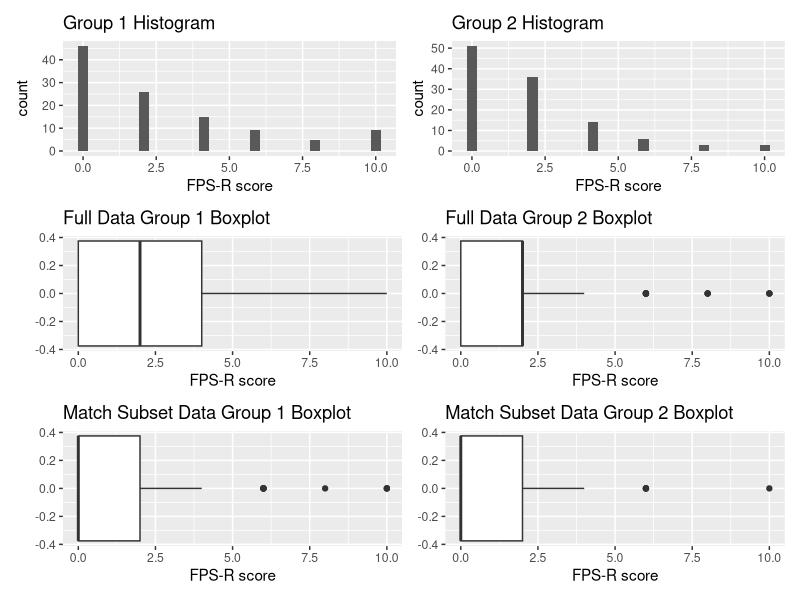

Here is the R script that generated this plot:
## ---- chunk 1
knitr::opts_chunk$set(echo = TRUE)
## ---- chunk 2
library("readxl")
library(tidyverse)

#Upload data
data = read_excel("data/Ametop-PE data(new-Alex)(1control 2study).xlsx")

#Remove withdrawn patients
data <- data[data$`Withdrawn after consent?` != "Yes", ]

#Remove unnecessary variables
data <- select(data, 
               -`Elective surgery requiring IV?`,
               -`ASA I or II?`,
               -`Aged 5-16?`,
               -`Any allergies to Ametop, Pain Ease, or Tagederm adhesive?`,
               -`Ametop placed at least 30min before estimated IV start time?`,
               -`Receiving sedative pre-medication / anxiolytics?`,
               -`Needle phobia?`,
               -`Planned inhalation induction?`,
               -`Developmental delay or unable to interpret FPS-R?`,
               -`Time Ametop applied`,
               -`Time Ametop removed`,
               -`Time of skin puncture`,
               -`Record ID`,
               -`Complete?`,
               -`Reason for withdrawal`,
               -`Other reason for withdrawal`)


## ---- chunk 3
# Check for missing values in all columns except 'Notes' and 'Observed side effects'
missing_values_summary <- data %>%
  select(-Notes, -`Observed side effects`) %>%
  summarise_all(~sum(is.na(.)))

#No missing values found
print(missing_values_summary)

## ---- chunk 4
#Shorten the data
data$`Reaction to skin puncture` <- gsub(
  "^Slight.*", "Slight Pain", data$`Reaction to skin puncture`)

data$`Reaction to skin puncture` <- gsub(
  "^Severe.*", "Severe Pain", data$`Reaction to skin puncture`)

# Verify the changes
table(data$`Reaction to skin puncture`)
## ---- chunk 5
# Creating new variables for the dataset

# Create 'Observer Number'
data$`Observer Number` <- case_when(
  data$`Reaction to skin puncture` == "None" ~ 1,
  data$`Reaction to skin puncture` == "Slight Pain" ~ 2,
  data$`Reaction to skin puncture` == "Severe Pain" ~ 3
)

# Create 'FPS-R Number'
data$`FPS-R Number` <- case_when(
  data$`FPS-R score` %in% c(0, 2) ~ 1,
  data$`FPS-R score` %in% c(4, 6) ~ 2,
  data$`FPS-R score` %in% c(8, 10) ~ 3
)

# 3. Create 'Match Responses'
data$`Match Responses` <- ifelse(data$`Observer Number` == data$`FPS-R Number`, "Yes", "No")
## ---- chunk 6
#Verify data
head(data)
## ---- chunk 7

# Histogram
plot1 <- data %>% filter(Randomization == 1) %>%
  ggplot(aes(`FPS-R score`)) +
  geom_histogram() +
  labs(title = "Group 1 Histogram")

plot2 <- data %>% filter(Randomization == 2) %>%
  ggplot(aes(`FPS-R score`)) +
  geom_histogram() +
  labs(title = "Group 2 Histogram")

# Boxplot
plot3 <- data %>% filter(Randomization == 1) %>%
  ggplot(aes(`FPS-R score`)) +
  geom_boxplot() +
  labs(title = "Full Data Group 1 Boxplot")

plot4 <- data %>% filter(Randomization == 2) %>%
  ggplot(aes(`FPS-R score`)) +
  geom_boxplot() +
  labs(title = "Full Data Group 2 Boxplot")

# Boxplot
plot5 <- data %>% filter(Randomization == 1, `Match Responses` == "Yes") %>%
  ggplot(aes(`FPS-R score`)) +
  geom_boxplot() +
  labs(title = "Match Subset Data Group 1 Boxplot")

plot6 <- data %>% filter(Randomization == 2, `Match Responses` == "Yes") %>%
  ggplot(aes(`FPS-R score`)) +
  geom_boxplot() +
  labs(title = "Match Subset Data Group 2 Boxplot")

# Load the patchwork library
library(patchwork)

# Combine the plots
print("Group 1 = Control group \n Group 2 = Study group")
combined_plot <- (plot1 | plot2) / 
                 (plot3 | plot4) / 
                 (plot5 | plot6)
print(combined_plot)
## ---- chunk 8
#Create a table to count matches
table <- table(data$`Observer Number`,data$`FPS-R Number`)

# Name the rows and columns to reflect the desired format
rownames(table) <- c("1", "2", "3")
colnames(table) <- c("1", "2", "3")


# Output the 3x3 table
cat("Contingency Table of FPS-R Number vs. Observer Number\n")
cat("Rows: FPS-R Number\n")
cat("Columns: Observer Number\n\n")
print(table)
## ---- chunk 9
# T-test

# Perform t-test on full data
t_test_full <- t.test(data[data$Randomization == 1, ]$`FPS-R score`, 
                      data[data$Randomization == 2, ]$`FPS-R score`)
print(t_test_full)

#Perform t-test on subset of data
data_subset <- data[data$`Match Responses` == 'Yes',]
t_test_subset <- t.test(data_subset[data_subset$Randomization == 1, ]$`FPS-R score`, 
                        data_subset[data_subset$Randomization == 2, ]$`FPS-R score`)
print(t_test_subset)

# Conclusion: reject null on full data only, if match subset data (with 223-59=164 observations) we do not reject
